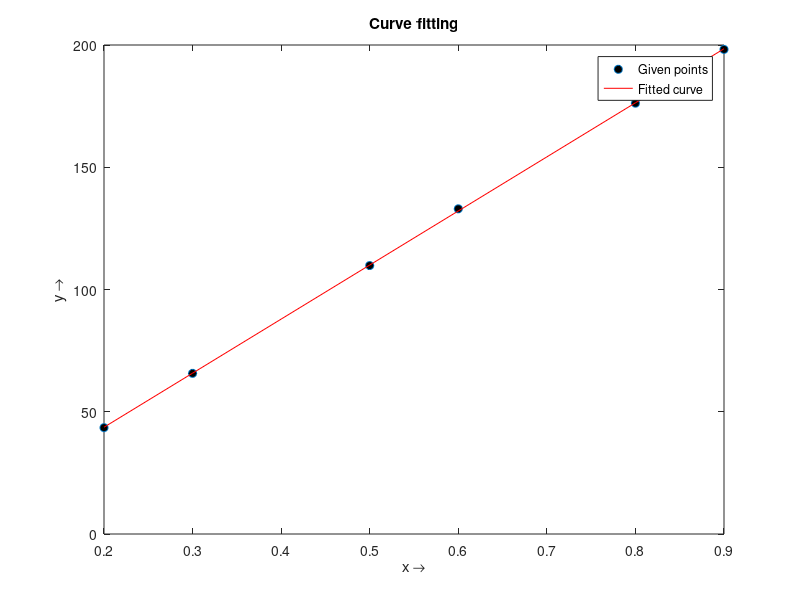

Recreate this plot in MATLAB.
clear;
x = [0.2 0.3 0.5 0.6 0.8 0.9];
y = [43.5 65.7 109.8 133 176.2 198.2];
d = 1; %degree of polynomial
plot(x,y,'o','MarkerFaceColor','k');
title('Curve fitting');
xlabel('x \rightarrow');
ylabel('y \rightarrow');

hold on;


n = length(x);

table = zeros(n,3*d+1);
for i = 1:2*d
    table(:,i) = x.^(i);
end
for i = 1:d+1
    table(:,2*d+i) = y.*x.^(i-1);
end

fprintf('Column sequence is x x^2...y yx yx^2...\n');
disp(table);
fprintf('Summation is given in the augmented matrix\n\n');
A = zeros(d+1,d+1);
B = zeros(d+1,1);
for i = 1:d+1
    for j = 1:d+1
        A(i,j) = sum(x.^(i+j-2));
    end
    B(i,1) = sum(y.*x.^(i-1));
end


[m,n] = size(A);

%Check to be square
if m~=n
    disp('Matrix must be square.');
else
    aug = [A B];
    disp('Augmented Matrix: ');
    disp(aug);
    
    % Forward Elimination
    for k = 1:n-1
                
        for i = k+1:n
            factor = aug(i,k)/aug(k,k);
            for j = k:n+1
                aug(i,j) = aug(i,j) - factor*aug(k,j);
            end
        end
        fprintf('Eliminating x%d\n',k);
        disp(aug);
    end
    disp('Upper triangular matrix:');
    disp(aug);
    
    % Backward subsitution
    sol = zeros(n,1);
    sol(n) = aug(n,n+1)/aug(n,n);
    for i = n-1:-1:1
        sum = 0;
        for j = i+1:n
            sum = sum + aug(i,j)*sol(j);
        end
        sol(i) = (aug(i,n+1)-sum)/aug(i,i);
    end
    disp('x = ');
    disp(sol);   
end

g = @(x) polyval(sol(end:-1:1),x);
fplot(g,[min(x) max(x)],'r');
legend('Given points','Fitted curve');